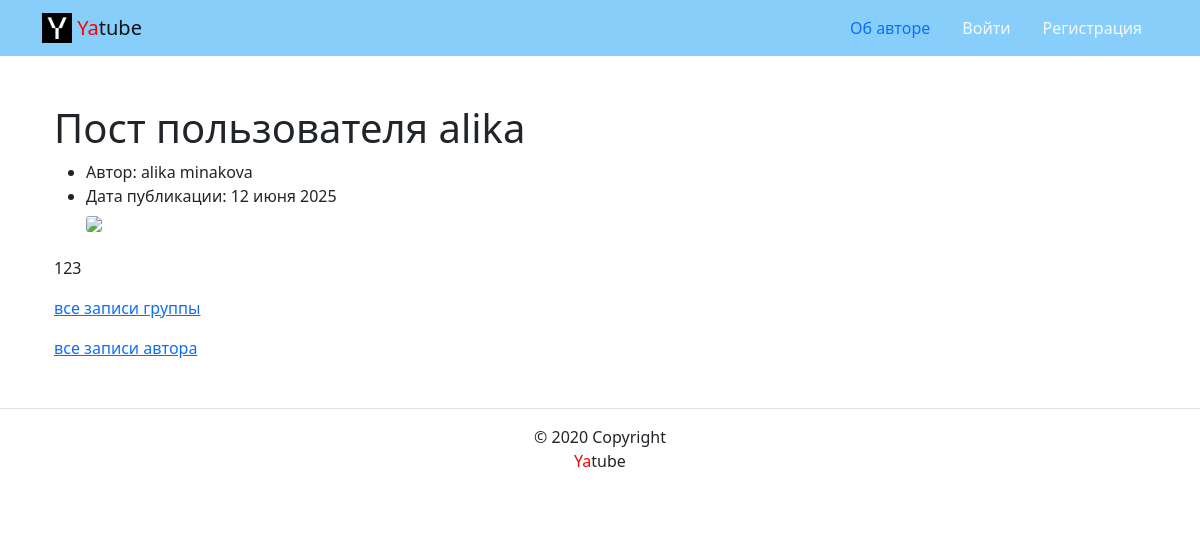
Screenshot of /posts/41/ with the database file from the repository.
### posts/models.py (models this page shows, shortened)
class Post(models.Model):
    id = models.IntegerField(primary_key=True)
    text = models.TextField()
    pub_date = models.DateTimeField(auto_now_add=True)
    author = models.ForeignKey(
        User,
        on_delete=models.CASCADE,
        related_name='posts'
    )
    group = models.ForeignKey(
        Group,
        on_delete=models.SET_NULL,
        blank=True,
        null=True,
    )
    image = models.ImageField(
        'Картинка',
        upload_to='posts/',  # media/posts
        blank=True
    )
    class Meta:
        ordering = ('-pub_date',)
        verbose_name = 'Пост'
        verbose_name_plural = 'Посты'

### posts/views.py (the view)
# urls.py: path('posts/<int:post_id>/', views.post_detail, name='post_detail'),
def post_detail(request, post_id):
    post = Post.objects.filter(id=post_id)[0]
    user = User.objects.filter(username=post.author.username)[0]
    form = CommentForm()
    comments = Comment.objects.filter(post=post_id)
    context = {
        'post': post,
        'form': form,
        'comments': comments
    }
    return render(request, 'posts/post_detail.html', context)

### core/context_processors/year.py (called while the page is built)
def year(request):
    return {
        'year': '2025',
        }

### templates/posts/post_detail.html (shortened to what this page needs)
{% extends "base.html" %}
{% block content %}
      <div class="container py-5">
        <h1>Пост пользователя {{ post.author.username }} </h1>
        <article>
            {% include "includes/single_post.html" %}
            {% if post.group %}
            <a href="{% url 'posts:group_list' post.group.slug %}">все записи группы</a>
                <a href="{% url 'posts:profile' post.author.username %}">все записи автора</a>
            {% endif %}
        </article>
      </div>
{%endblock%}

### templates/includes/single_post.html (shortened to what this page needs)
{% load thumbnail %}
<ul>
    <li>
        Автор: {{ post.author.get_full_name }}
    </li>
    <li>
        Дата публикации: {{ post.pub_date|date:"d E Y" }}
    </li>
    {% thumbnail post.image "960x339" crop="center" upscale=True as im %}
        <img class="card-img my-2" src="{{ im.url }}">
    {% endthumbnail %}
</ul>
<p>
    {{ post.text|linebreaksbr }}
</p>

### rows the page displays
Post: author.username "alika", author.get_full_name "alika minakova", pub_date "12 июня 2025", text "123"
